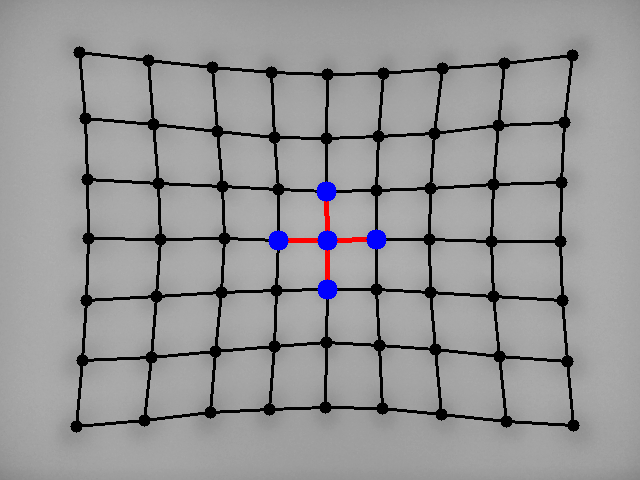
#> input picture DSTact/shape_9dtact/calibration/sensor_1/camera_calibration/sample_drawing.png, 640 x 480 px, given in place of the camera
$ python markertracker.py   (older library calls are emulated)
#> lines starting #> are read from the running program, lines starting #| are printed output that depends on the picture; after the words box and inside, x2 and y2 are one past the last pixel; in counts of white or black regions, pixels touching at a corner belong together
### DSTact/mktracking/fit_grid.py
import numpy as np
import random

# [60 lines left out: functions grid_spacing, find_neighbors, not called in this run]


def find_p0(pts, gsp):
    np = pts.shape[0]

    found = False
    p0 = pts[0,:]
    for i in range(np):
        # Pick a random point
        rx = random.randint(0, np-1)
        p = pts[rx,:]
        v, p1, p2 = find_neighbors(pts, p, gsp)
        if v:
            p0 = p
            found = True
            break
    if not found:
        raise ValueError('did not find central point')

    return p0


def fit_grid(pts, gsp=None, p0=None):

    settings = {"maxitr": 100}

    npts = pts.shape[0]

    if gsp is None:
        gsp = grid_spacing(pts)

    if p0 is None:
        p0 = find_p0(pts, gsp)

    v, p1, p2 = find_neighbors(pts, p0, gsp)

    x = p1[0] - p0[0]
    y = p1[1] - p0[1]
    th = np.arctan2(y, x)

    R = np.array([[np.cos(th), np.sin(th)], [-np.sin(th), np.cos(th)]])
    Mpts = (pts - np.tile(p0, (npts, 1)))
    gpts = Mpts.dot(R)

    gpts[:,0] = np.round(gpts[:,0]/gsp)*gsp
    gpts[:,1] = np.round(gpts[:,1]/gsp)*gsp

    x1 = gpts[:,0].reshape(-1,1)
    x2 = gpts[:,1].reshape(-1,1)
    y1 = pts[:,0].reshape(-1,1)
    y2 = pts[:,1].reshape(-1,1)

    s = 1.0
    u = np.array([-th, p0[0], p0[1], s]).reshape(-1,1)

    alpha = np.inf
    itr = 100
    while alpha > 1e-7 and itr < settings["maxitr"]:

        th = u[0]
        b  = u[1:3]

        Jx = np.zeros((npts,4))
        Jy = np.zeros((npts,4))

        jix = np.cos(th)*x1 - np.sin(th)*x2
        jiy = np.sin(th)*x1 + np.cos(th)*x2

        fx = s*jix + b[0] - y1
        fy = s*jiy + b[1] - y2

        Jx[:,0] = s* jix[:,0]
        Jx[:,1] = 1
        Jx[:,3] = jix[:,0]

        Jy[:,0] = s*jix[:,0]
        Jy[:,2] = 1
        Jy[:,3] = jiy[:,0]

        J = np.vstack((Jx, Jy))
        d = np.vstack((fx, fy))

        h = np.linalg.lstsq(J, d, rcond=None)[0]

        u = u + h

        alpha = np.sqrt(np.sum(h**2))

        itr = itr + 1

    th = u[0][0]
    b = u[1:3]

    R = np.array([[np.cos(th), -np.sin(th)], [np.sin(th), np.cos(th)]])
    ds = np.diag([s,s])
    A = ds.dot(R)

    wpts = gpts.dot(A) + (np.tile(b, npts)).T
    dst = np.sqrt( (wpts[:,0]-pts[:,1])**2 + (wpts[:,1]-pts[:,0])**2 )

    # [14 lines of commented-out code are left out]
    R = np.array([[np.cos(np.pi), np.sin(np.pi)], [-np.sin(np.pi), np.cos(np.pi)]])
    gridw = gpts.dot(R)

    #print(f"average error: {np.mean(dst):.3f}")

    return wpts, gridw

### DSTact/mktracking/markertracker.py
import math
import copy
import numpy as np
import cv2
from skimage.morphology import disk, closing
from skimage import measure
from scipy.ndimage import convolve
from normxcorr2 import normxcorr2
from enum import Enum
from fit_grid import fit_grid

class GridStyle(Enum):
    NOBORDER = 0
    ALL = 1

class MarkerTracker:
    def __init__(self, marker_image, params=None):

        if params is None:
            self.params = {'GridStyle': GridStyle.NOBORDER, 'DoPlot': False}
        else:
            self.params = params

        img = marker_image

        filtsig = 20
        bwthresh = -0.05

        mxim = np.max(img.astype(float), axis=2)
        ydim, xdim = mxim.shape

        # High-pass filter
        #fsg = filtsig
        #fsz = 2 * round(3 * fsg) + 1
        #gf = gaussian(fsz, fsg)

        gf = gauss_signal(filtsig)
        filtim = gauss_filt(mxim, gf)
        #filtim = cv2.filter2D(mxim, -1, gf, borderType=cv2.BORDER_REPLICATE)

        hpim = mxim - filtim

        se = disk(3)
        bw = hpim < bwthresh
        #lb = regionprops_label(closing(bw, selem=se))
        label_image = measure.label(closing(bw,footprint=se))

        # Set minimum size threshold
        min_size = 20
        max_size = 500

        # Remove connected components smaller than the threshold
        clean_labels = np.zeros_like(label_image)
        for i in range(1, label_image.max() + 1):
            blobsize = (label_image == i).sum()
            if min_size <= blobsize <= max_size:
                clean_labels[label_image == i] = i

        marker_mask = np.where(clean_labels != 0, 1, 0)
        #cv2.imshow('original_mask', marker_mask.astyp(float))

        all_props = measure.regionprops(clean_labels, mxim)
        areas = np.array([prop.area for prop in all_props])
        centers = np.array([prop.centroid for prop in all_props])
        intensities = np.array([prop.intensity_mean for prop in all_props])

        # Sort the centers and get corresponding indices
        sorted_indices = self.sort_centers(centers)
        sorted_centers = centers[sorted_indices]
        sorted_areas = areas[sorted_indices]
        sorted_intensities = intensities[sorted_indices]

        # Find the grid spacing
        gsp = self.estimate_grid_spacing(sorted_centers)

        new_centers = sorted_centers
        new_areas = sorted_areas
        new_intensities = sorted_intensities

        # NOBORDER will restrict to uniform grid
        if self.params['GridStyle'] == GridStyle.ALL:
            num_rows, num_cols, row_coordinates, col_coordinates = self.assign_coordinates(sorted_centers)
        else:
            # Point needs to be minsp away from other points and minpd away from image boundary
            minpd = gsp / 8
            minsp = gsp / 2
            good_centers = []
            good_indices = np.empty((0,), dtype=int)
            npts = 0
            print("sorted centers: ", sorted_centers)
            for c in range(sorted_centers.shape[0]):
                pt = sorted_centers[c, :]
                print(f"pt: {pt}")
                if (minpd < pt[1] < xdim - minpd) and (minpd < pt[0] < xdim - minpd):
                    if len(good_centers) > 0:
                        lastpts = np.asarray(good_centers)
                        dsts = np.sqrt(np.square(pt[1] - lastpts[:, 1]) + np.square(pt[0] - lastpts[:, 0]))
                        if not np.any(dsts < minsp):
                            good_centers.append(pt)
                            good_indices = np.append(good_indices, c)
                    else:
                        good_centers.append(pt)
                        good_indices = np.append(good_indices, c)

            new_centers = np.asarray(good_centers)
            print("new centers: ", new_centers)
            new_areas = sorted_areas[good_indices]
            new_intensities = sorted_intensities[good_indices]


            # fit centers to a grid
            gridpts, gridw = fit_grid(new_centers, gsp)

            # get the grid coordinates
            gridct = gridw / gsp
            gridct[:, 1] = gridct[:, 1] - np.min(gridct[:, 1])
            gridct[:, 0] = gridct[:, 0] - np.min(gridct[:, 0])
            num_cols = int(max(gridct[:, 0]) + 1)
            num_rows = int(max(gridct[:, 1]) + 1)
            row_coordinates = (np.round(gridct[:, 1])).astype('int')
            col_coordinates = (np.round(gridct[:, 0])).astype('int')

        print(f"Number of rows, cols: {num_rows}, {num_cols}")
        #print("Row coordinates:", row_coordinates)
        #print("Column coordinates:", col_coordinates)

        nct = new_centers.shape[0]
        # Estimate dot radius
        radii = np.zeros(nct)
        for i in range(nct):
            p = new_centers[i,:]
            radii[i] = np.sqrt(new_areas[i] / np.pi)
        dotradius = np.median(radii)

        # Save marker data in struct
        self.xdim = mxim.shape[1]
        self.ydim = mxim.shape[0]
        self.gridsz = [num_cols, num_rows]
        self.gridsp = gsp
        self.marker_mask = marker_mask
        self.initial_marker_coord = [col_coordinates,row_coordinates]
        self.initial_marker_center = new_centers
        self.marker_radius = radii
        self.marker_blackpt = new_intensities
        self.marker_center = new_centers
        self.marker_lastpos = new_centers
        self.marker_currentpos = new_centers

        if self.params['DoPlot']:
            for i in range(len(new_centers)):
                p = new_centers[i,:]
                cv2.circle(img, (int(p[1]), int(p[0])), radius=int(radii[i]), color=(0, 255, 0))
                #cv2.add_artist(cv2.circle(p, radii[i], color='w'))
            cv2.imshow('img', cv2.resize(img, (img.shape[1] * 2, img.shape[0] * 2)))
            cv2.waitKey()

    # [155 lines left out: functions track_markers, create_markermask, not called in this run]

    def sort_centers(self, dot_centers):
        sorted_indices = np.lexsort((dot_centers[:, 1], dot_centers[:, 0]))
        sorted_dot_centers = dot_centers[sorted_indices]

        # Extract the x and y coordinates of the sorted dot centers
        x_coords = [dot[0] for dot in sorted_dot_centers]
        y_coords = [dot[1] for dot in sorted_dot_centers]

        # Calculate the number of rows and columns
        leny = len(y_coords)
        lenx = len(x_coords)

        # Loop through each dot center and assign grid coordinates
        idx = 0
        lx = 0
        new_sorted_indices = np.empty((0,), dtype=int)

        while lx < lenx - 1:
            xvals = []
            yvals = []
            old_sorted_indices = np.empty((0,), dtype=int)
            x0 = x_coords[lx]
            y0 = y_coords[lx]
            xvals.append(x0)
            yvals.append(y0)
            old_sorted_indices = np.append(old_sorted_indices, sorted_indices[lx])
            lx = lx + 1
            x1 = x_coords[lx]
            y1 = y_coords[lx]
            while (x1 - x0) < 10 and lx < lenx - 1:
                old_sorted_indices = np.append(old_sorted_indices, sorted_indices[lx])
                xvals.append(x1)
                yvals.append(y1)
                lx = lx + 1
                x0 = x1
                x1 = x_coords[lx]
                y1 = y_coords[lx]
            if lx == lenx - 1:
                old_sorted_indices = np.append(old_sorted_indices, sorted_indices[lx])
                xvals.append(x_coords[lx])
                yvals.append(y_coords[lx])
            if len(yvals) > 5:
                sorted_yindx = np.argsort(yvals)
                old_sorted = old_sorted_indices[sorted_yindx]
                new_sorted_indices = np.append(new_sorted_indices, old_sorted)

        return new_sorted_indices


    # [48 lines left out: function assign_coordinates, not called in this run]


    def estimate_grid_spacing(self, centers):
        N = centers.shape[0]
        dsts = np.zeros(4*N)
        for i in range(N):
            p = centers[i,:]
            d = np.sqrt( (centers[:,1]-p[1])**2 + (centers[:,0]-p[0])**2 )
            srtd = np.sort(d)
            dsts[4*i] = srtd[1]
            dsts[4*i+1] = srtd[2]
            dsts[4*i+2] = srtd[3]
            dsts[4*i+3] = srtd[4]
        gsp = np.median(dsts)
        return gsp

def gauss_signal(sigma):

    # Define the size and sigma of the Gaussian filter
    fsg = sigma
    fsz = 2 * round(3 * fsg) + 1

    # Create a 1D Gaussian kernel using numpy
    k = np.exp(-np.arange(-(fsz - 1) / 2, (fsz - 1) / 2 + 1) ** 2 / (2 * fsg ** 2))

    # Normalize the kernel
    k = k / np.sum(k)

    # Convert the 1D kernel to a 2D filter by taking the outer product
    gf = np.outer(k, k)

    # Normalize the filter
    gf = gf / np.sum(gf)

    return gf


def gauss_filt(input_img, gf_img):

    # Convert the input image to grayscale
    #gray_img = np.mean(input_img, axis=2)

    # Apply Gaussian smoothing with the gaussian_image as filter
    smoothed_image = convolve(input_img, gf_img)

    return smoothed_image


if __name__ == '__main__':
    #cp = cv2.VideoCapture('data/mini_example.avi')
    cp = cv2.VideoCapture(0)
    ret, img = cp.read()
#> img is the input picture: shape (480, 640, 3); mean B, G, R 151.6, 150.3, 150.8
    # [6 lines of commented-out code are left out]

    params = { 'GridStyle': GridStyle.NOBORDER, 'DoPlot': True}

    img = np.float32(img) / 255.0
    mtrack = MarkerTracker(img, params)
#> in gauss_filt, `smoothed_image = convolve(input_img, gf_img)`:
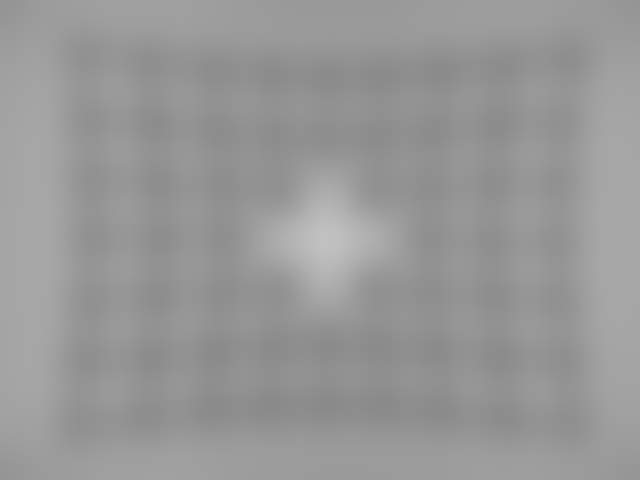
#> smoothed_image: shape (480, 640) float64; min 0.541, max 0.757, mean 0.596
#> in __init__, `hpim = mxim - filtim`:
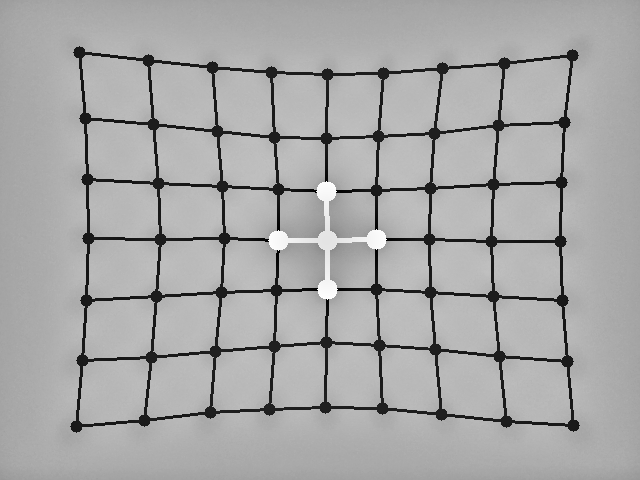
#> hpim: shape (480, 640) float64; min -0.672, max 0.348, mean -8.6e-16; drawn with min black and max white
#> in __init__, `bw = hpim < bwthresh`:
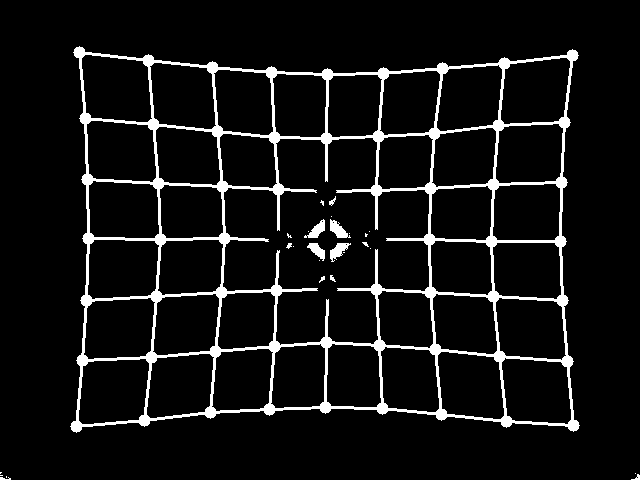
#> bw: shape (480, 640) bool; 7.4% white; 27 white regions (16 under 20 px), largest, box (x1, y1, x2, y2) and area: (70, 46, 580, 433) 21651, (330, 219, 351, 238) 200, (330, 243, 351, 262) 195
#> in __init__, `label_image = measure.label(closing(bw,footprint=se))`:
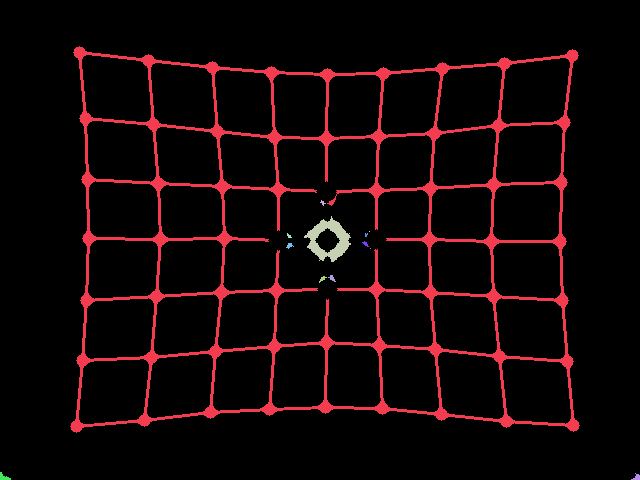
#> label_image: shape (480, 640) int32; 14 distinct labels, from 0 to 13; one colour per label, 0 black
#> the loop in __init__, `for i in range(1, label_image.max() + 1):` made 13 passes
#> blobsize on passes 1 to 12: 22380, 15, 939, 1, 14, 9, 19, 25, 1, 26, 23, 47
#> after the loop in __init__, `for i in range(1, label_image.max() + 1):`:
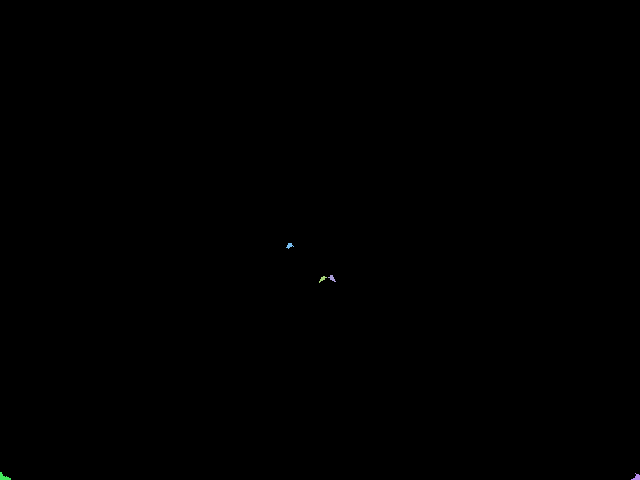
#> clean_labels: shape (480, 640) int32; 6 distinct labels, from 0 to 13; one colour per label, 0 black
#> in __init__, `marker_mask = np.where(clean_labels != 0, 1, 0)`: marker_mask: shape (480, 640) int64; values 0 (black) and 1 (white), 0.05% white; 5 white regions
#> in __init__, `all_props = measure.regionprops(clean_labels, mxim)`: all_props = 5 regions; box (x1, y1, x2, y2) and area: (0, 472, 11, 480) 47, (631, 473, 640, 480) 34, (328, 275, 336, 282) 26, (286, 243, 294, 249) 25, (319, 276, 327, 283) 23
#> in __init__, `areas = np.array([prop.area for prop in all_props])`: areas = [25, 26, 23, 47, 34]
#> in __init__, `centers = np.array([prop.centroid for prop in all_props])`: centers = [[245.2, 289.2], [277.8, 331.7], [278.5, 322.1], [476.9, 3.62], [477, 636.3]]
#> in __init__, `intensities = np.array([prop.intensity_mean for prop in all_props])`: intensities = [0.644, 0.666, 0.668, 0.536, 0.536]
#> in sort_centers, `sorted_indices = np.lexsort((dot_centers[:, 1], dot_centers[:, 0]))`: sorted_indices = [0, 1, 2, 3, 4]
#> in sort_centers, `sorted_dot_centers = dot_centers[sorted_indices]`: sorted_dot_centers has the same summary as centers in __init__
#> in sort_centers, `x_coords = [dot[0] for dot in sorted_dot_centers]`: x_coords = [245.2, 277.8, 278.5, 476.9, 477]
#> in sort_centers, `y_coords = [dot[1] for dot in sorted_dot_centers]`: y_coords = [289.2, 331.7, 322.1, 3.62, 636.3]
#> in sort_centers, `leny = len(y_coords)`: leny = 5
#> the loop in sort_centers, `while lx < lenx - 1:` made 3 passes
#> y0 on passes 1 to 3: 289.2, 331.7, 3.62
#> after the loop in sort_centers, `while lx < lenx - 1:`: lx = 4
#> in __init__, `sorted_indices = self.sort_centers(centers)`: sorted_indices = empty array
#> in estimate_grid_spacing, `gsp = np.median(dsts)`: gsp = nan
#> in __init__, `new_centers = sorted_centers`: new_centers = empty array
#> in __init__, `minpd = gsp / 8`: minpd = nan
#| sorted centers:  []
#> after the loop in __init__, `for c in range(sorted_centers.shape[0]):`: good_centers = []
#| new centers:  []
#> (the run stopped early here; a loop or call above may not have finished)
